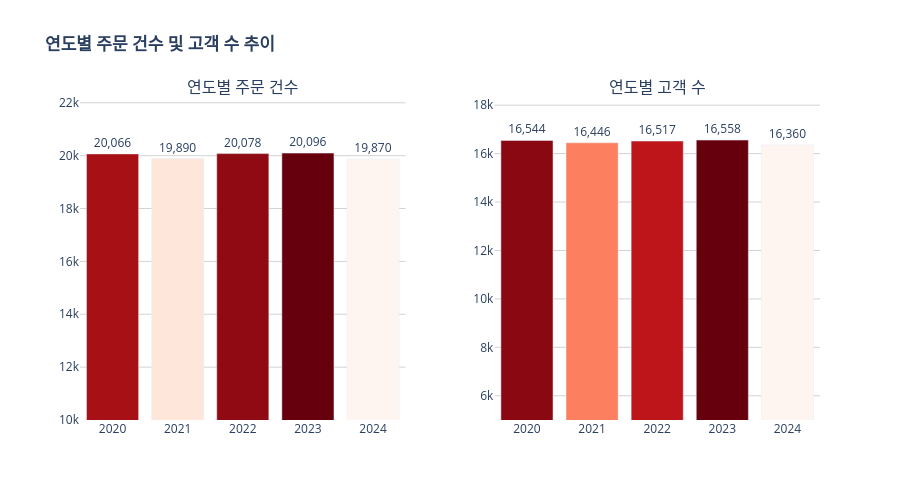

Notebook cell for this chart:
### Code cell
import plotly.graph_objects as go
from plotly.subplots import make_subplots

fig = make_subplots(
    rows=1, cols=2,
    subplot_titles=('연도별 주문 건수', '연도별 고객 수'),
    horizontal_spacing=0.12
)

fig.add_trace(
    go.Bar(
        x=yearly_stats['연도'],
        y=yearly_stats['주문건수'],
        text=yearly_stats['주문건수'].apply(lambda x: f'{x:,}'),
        textposition='outside',
        marker=dict(
            color=yearly_stats['주문건수'],
            colorscale='Reds',
            showscale=False
        )
    ),
    row=1, col=1
)

fig.add_trace(
    go.Bar(
        x=yearly_stats['연도'],
        y=yearly_stats['고객수'],
        text=yearly_stats['고객수'].apply(lambda x: f'{x:,}'),
        textposition='outside',
        marker=dict(
            color=yearly_stats['고객수'],
            colorscale='Reds',
            showscale=False
        )
    ),
    row=1, col=2
)

y1_max = yearly_stats['주문건수'].max()
y2_max = yearly_stats['고객수'].max()

fig.update_layout(
    title='<b>연도별 주문 건수 및 고객 수 추이</b>',
    plot_bgcolor='white',
    height=500,
    showlegend=False,
    yaxis=dict(showgrid=True, gridcolor='lightgray', range=[10000, y1_max * 1.1]),
    yaxis2=dict(showgrid=True, gridcolor='lightgray', range=[5000, y2_max * 1.1])
)

fig.show()

### Figure 1 — Plotly figure (JSON) as saved in the notebook; plotly's stock layout.template omitted (floating-point values rounded to 4 significant figures)
{"data": [{"marker": {"color": [20066, 19890, 20078, 20096, 19870], "colorscale": [[0, "rgb(255,245,240)"], [0.125, "rgb(254,224,210)"], [0.25, "rgb(252,187,161)"], [0.375, "rgb(252,146,114)"], [0.5, "rgb(251,106,74)"], [0.625, "rgb(239,59,44)"], [0.75, "rgb(203,24,29)"], [0.875, "rgb(165,15,21)"], [1, "rgb(103,0,13)"]], "showscale": false}, "text": ["20,066", "19,890", "20,078", "20,096", "19,870"], "textposition": "outside", "type": "bar", "x": ["2020", "2021", "2022", "2023", "2024"], "xaxis": "x", "y": [20066, 19890, 20078, 20096, 19870], "yaxis": "y"}, {"marker": {"color": [16544, 16446, 16517, 16558, 16360], "colorscale": [[0, "rgb(255,245,240)"], [0.125, "rgb(254,224,210)"], [0.25, "rgb(252,187,161)"], [0.375, "rgb(252,146,114)"], [0.5, "rgb(251,106,74)"], [0.625, "rgb(239,59,44)"], [0.75, "rgb(203,24,29)"], [0.875, "rgb(165,15,21)"], [1, "rgb(103,0,13)"]], "showscale": false}, "text": ["16,544", "16,446", "16,517", "16,558", "16,360"], "textposition": "outside", "type": "bar", "x": ["2020", "2021", "2022", "2023", "2024"], "xaxis": "x2", "y": [16544, 16446, 16517, 16558, 16360], "yaxis": "y2"}], "layout": {"annotations": [{"font": {"size": 16}, "showarrow": false, "text": "연도별 주문 건수", "x": 0.22, "xanchor": "center", "xref": "paper", "y": 1, "yanchor": "bottom", "yref": "paper"}, {"font": {"size": 16}, "showarrow": false, "text": "연도별 고객 수", "x": 0.78, "xanchor": "center", "xref": "paper", "y": 1, "yanchor": "bottom", "yref": "paper"}], "height": 500, "plot_bgcolor": "white", "showlegend": false, "title": {"text": "<b>연도별 주문 건수 및 고객 수 추이</b>"}, "xaxis": {"anchor": "y", "domain": [0, 0.44]}, "xaxis2": {"anchor": "y2", "domain": [0.56, 1]}, "yaxis": {"anchor": "x", "domain": [0, 1], "gridcolor": "lightgray", "range": [10000, 22110.0], "showgrid": true}, "yaxis2": {"anchor": "x2", "domain": [0, 1], "gridcolor": "lightgray", "range": [5000, 18210.0], "showgrid": true}}}
